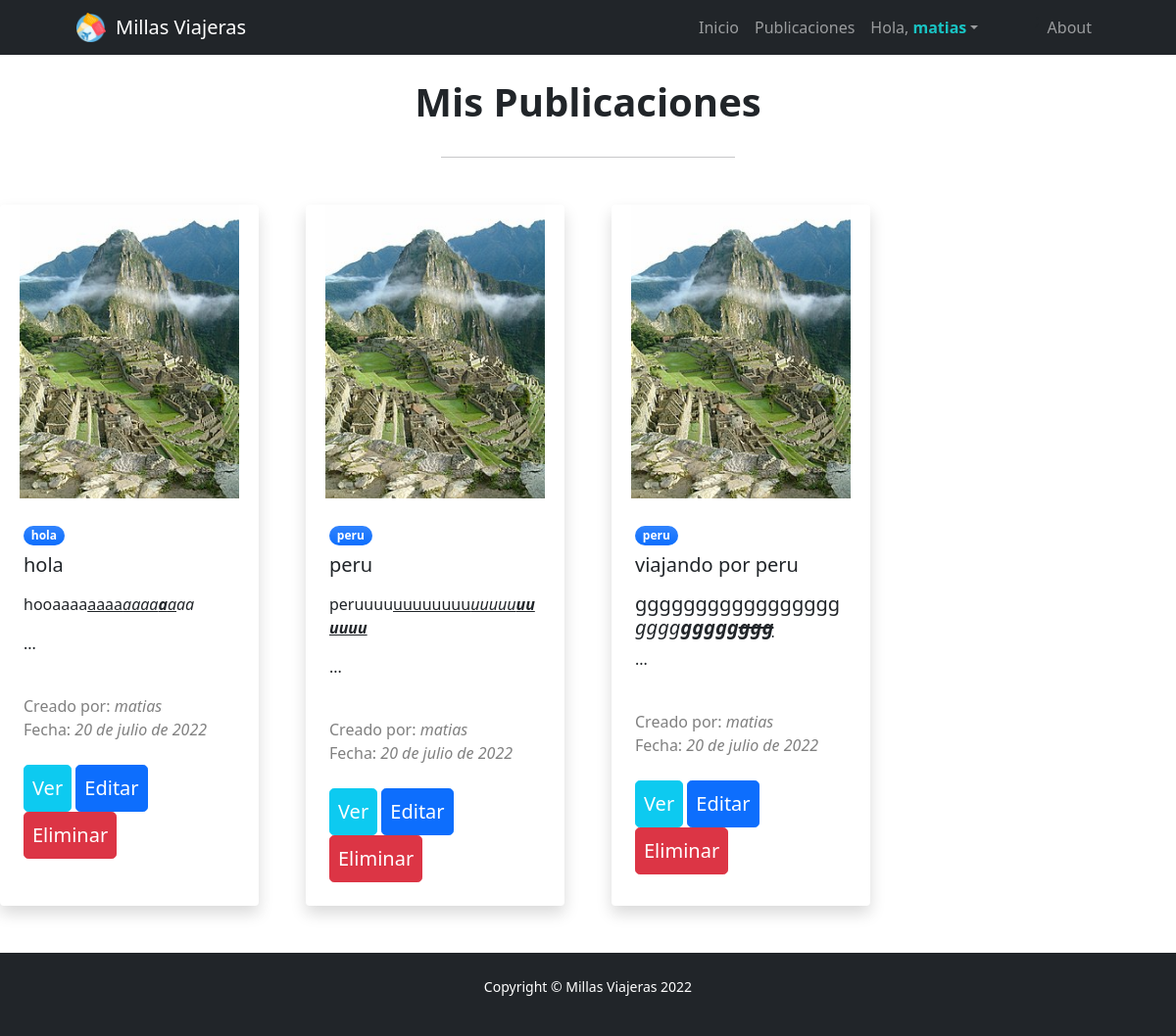
/millasviajerasapp/mis_publicaciones (signed in), run on the app's committed database.
### MillasViajerasApp/models.py (models this page shows)
class Publicaciones(models.Model):
    imagen = models.ImageField(null=True, blank=True)
    pais = models.CharField(max_length=50)
    titulo = models.CharField(max_length=50)
    descripcion = RichTextField(blank=True , null=True)
    fecha_viaje = models.DateField()
    autor = models.ForeignKey(User, null=True, on_delete=models.SET_NULL)
    class Meta:
        verbose_name_plural = "Publicaciones"
        db_table = "imageupload"

### MillasViajerasApp/views.py (the view)
# urls.py: path('mis_publicaciones', mis_publicaciones, name='mis_publicaciones'),
def mis_publicaciones(request):
    publicaciones = Publicaciones.objects.filter(autor=request.user).order_by('-id')
    return render(request, "MillasViajerasApp/mis_publicaciones.html", {"publicaciones":publicaciones})

### MillasViajerasApp/templates/MillasViajerasApp/mis_publicaciones.html (shortened to what this page needs)
{%extends "MillasViajerasApp/base.html"%}
{%block contenido%}
<br>
<h1 style="text-align: center;"><b>Mis Publicaciones</b></h1>
<br>
<hr style="width: 25%; margin: auto;">
<br>
<br>
<div class="row gx-5">
    {%for publicacion in publicaciones%}
    <div class="col-lg-3 mb-5">
        <div class="card h-100 shadow border-0">
            <img class="card-img-top" src="{{publicacion.imagen.url}}" alt="..." style="max-width: 300px; max-height: 300px; height: auto; width: auto; align-self: center;"/>
            <div class="card-body p-4">
                <div class="badge bg-primary bg-gradient rounded-pill mb-2">{{publicacion.pais}}</div>
                <h5 class="card-title mb-3">{{publicacion.titulo}}</h5></a>
                <p class="card-text mb-0">{{publicacion.descripcion|slice:120|safe}}...</p>
                <br>
                <p class="card-text mb-0" style="color: grey;">Creado por: <i>{{publicacion.autor}}</i></p>
                <p class="card-text mb-0" style="color: grey;">Fecha: <i>{{publicacion.fecha_viaje}}</i></p>
                <br>
                <a class="btn btn-info btn-lg px-2 me-sm2" href="{% url 'ver_publicacion' publicacion.id %}" style="text-align: center; color: white;">Ver</a>
                <a class="btn btn-primary btn-lg px-2 me-sm2" href="{% url 'editar_publicacion' publicacion.id %}" style="text-align: center;">Editar</a>
                <a class="btn btn-danger btn-lg px-2 me-sm2" href="{% url 'eliminar_publicacion' publicacion.id %}" style="text-align: center;">Eliminar</a>
            </div>
        </div>
    </div>
{%endfor%}
</div>
{%endblock%}

### MillasViajerasApp/templates/MillasViajerasApp/base.html (shortened to what this page needs)
{%load static%}
<!DOCTYPE html>
<html lang="en">
    <head>
        <link href="https://cdn.jsdelivr.net/npm/bootstrap-icons@1.5.0/font/bootstrap-icons.css" rel="stylesheet" />
        <link href="{% static 'css/styles.css' %}" rel="stylesheet" />
    </head>
    <body class="d-flex flex-column h-100">
        <main class="flex-shrink-0">
            <nav class="navbar navbar-expand-lg navbar-dark bg-dark">
                <div class="container px-5">
                    <img style="max-width: 30px; max-height: 30px; margin-right: 10px;" src="{%static 'assets/planeticket.png' %}">
                    <a class="navbar-brand" href="{%url 'inicio'%}">Millas Viajeras</a>
                    <div class="collapse navbar-collapse" id="navbarSupportedContent">
                        <ul class="navbar-nav ms-auto mb-2 mb-lg-0">
                            <li class="nav-item"><a class="nav-link" id="navitem" href="{%url 'inicio'%}">Inicio</a></li>
                            <li class="nav-item"><a class="nav-link" id="navitem" href="{%url 'publicaciones'%}">Publicaciones</a></li>
                            <li class="nav-item dropdown">
                                {%if user.is_authenticated %}
                                <a class="nav-link dropdown-toggle" id="navbarDropdownBlog" href="#" role="button" data-bs-toggle="dropdown" aria-expanded="false">Hola, <b style="color: rgb(25, 196, 196);">{{user.get_username}}</b></a>
                                <ul class="dropdown-menu dropdown-menu-end" aria-labelledby="navbarDropdownBlog"></li>
                                </ul>
                            {%endif%}
                            <li>&nbsp &nbsp &nbsp &nbsp &nbsp &nbsp ;</li>
                            <li class="nav-item"><a class="nav-link" href="{%url 'about' %}">About</a></li>
                    </div>
                </div>
            </nav>
            {%block contenido%}
            {%endblock%}
        <footer class="bg-dark py-4 mt-auto">
            <div class="container px-5">
                <div class="row align-items-center justify-content-between flex-column flex-sm-row" >
                    <div class="small m-0 text-white"><p style="text-align: center;">Copyright &copy; Millas Viajeras 2022</p></div>
                </div>
            </div>
        </footer>
    </body>
</html>

### data on the page
Publicaciones: imagen (picture), pais "hola", titulo "hola", descripcion "hooaaaa aaaa aaaa a a aa", autor "matias", fecha_viaje "20 de julio de 2022"
Publicaciones: imagen (picture), pais "peru", titulo "peru", descripcion "peruuuu uuuuuuuu uuuuu uuuuuu", autor "matias", fecha_viaje "20 de julio de 2022"
Publicaciones: imagen (picture), pais "peru", titulo "viajando por peru", descripcion "ggggggggggggggggg gggg ggg gg ggg", autor "matias", fecha_viaje "20 de julio de 2022"

### other printed values
{{ user.get_username }} "matias"
